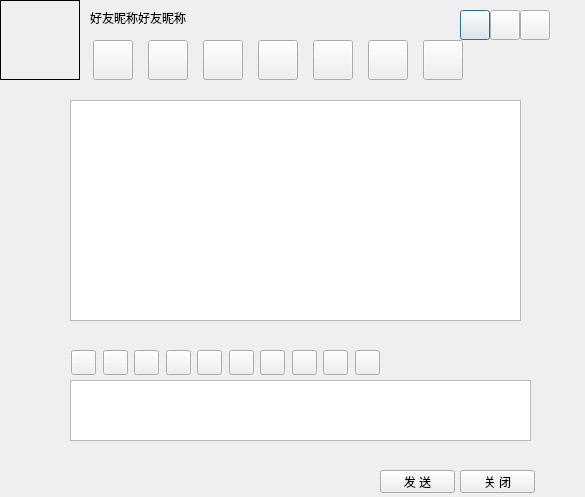
<?xml version="1.0" encoding="UTF-8"?>
<ui version="4.0">
 <class>ChatDialog</class>
 <widget class="QDialog" name="ChatDialog">
  <property name="geometry">
   <rect>
    <x>0</x>
    <y>0</y>
    <width>585</width>
    <height>497</height>
   </rect>
  </property>
  <property name="windowTitle">
   <string>Dialog</string>
  </property>
  <property name="styleSheet">
   <string notr="true">border-image: url(:/login/Resources/background2.png);</string>
  </property>
  <widget class="QPushButton" name="pushButton_Setting">
   <property name="geometry">
    <rect>
     <x>460</x>
     <y>10</y>
     <width>30</width>
     <height>30</height>
    </rect>
   </property>
   <property name="styleSheet">
    <string notr="true">border-image: url(:/login/Resources/tool.png);</string>
   </property>
   <property name="text">
    <string/>
   </property>
  </widget>
  <widget class="QPushButton" name="pushButton_Minisize">
   <property name="geometry">
    <rect>
     <x>490</x>
     <y>10</y>
     <width>30</width>
     <height>30</height>
    </rect>
   </property>
   <property name="styleSheet">
    <string notr="true">border-image: url(:/systoolbar/Resources/SysToolBar/sys_mini.png);</string>
   </property>
   <property name="text">
    <string/>
   </property>
  </widget>
  <widget class="QPushButton" name="pushButton_Close">
   <property name="geometry">
    <rect>
     <x>520</x>
     <y>10</y>
     <width>30</width>
     <height>30</height>
    </rect>
   </property>
   <property name="styleSheet">
    <string notr="true">border-image: url(:/systoolbar/Resources/SysToolBar/sys_close.png);</string>
   </property>
   <property name="text">
    <string/>
   </property>
  </widget>
  <widget class="QLabel" name="label">
   <property name="geometry">
    <rect>
     <x>0</x>
     <y>0</y>
     <width>80</width>
     <height>80</height>
    </rect>
   </property>
   <property name="styleSheet">
    <string notr="true"/>
   </property>
   <property name="frameShape">
    <enum>QFrame::Box</enum>
   </property>
   <property name="text">
    <string/>
   </property>
  </widget>
  <widget class="QWidget" name="widget" native="true">
   <property name="geometry">
    <rect>
     <x>20</x>
     <y>70</y>
     <width>541</width>
     <height>281</height>
    </rect>
   </property>
   <widget class="QTextBrowser" name="textBrowser_msgList">
    <property name="geometry">
     <rect>
      <x>50</x>
      <y>30</y>
      <width>451</width>
      <height>221</height>
     </rect>
    </property>
    <property name="styleSheet">
     <string notr="true">border-image: url(:/login/Resources/nothing.png);</string>
    </property>
   </widget>
  </widget>
  <widget class="QWidget" name="widget_2" native="true">
   <property name="geometry">
    <rect>
     <x>20</x>
     <y>330</y>
     <width>541</width>
     <height>141</height>
    </rect>
   </property>
   <widget class="QPlainTextEdit" name="plainTextEdit_editor">
    <property name="geometry">
     <rect>
      <x>50</x>
      <y>50</y>
      <width>461</width>
      <height>61</height>
     </rect>
    </property>
    <property name="styleSheet">
     <string notr="true">border-image: url(:/login/Resources/nothing.png);</string>
    </property>
   </widget>
   <widget class="QPushButton" name="pushButton_10">
    <property name="geometry">
     <rect>
      <x>51</x>
      <y>20</y>
      <width>25</width>
      <height>25</height>
     </rect>
    </property>
    <property name="styleSheet">
     <string notr="true">border-image: url(:/chatmidtool/Resources/MidToolBar/aio_quickbar_font.png);</string>
    </property>
    <property name="text">
     <string/>
    </property>
   </widget>
   <widget class="QPushButton" name="pushButton_14">
    <property name="geometry">
     <rect>
      <x>146</x>
      <y>20</y>
      <width>25</width>
      <height>25</height>
     </rect>
    </property>
    <property name="styleSheet">
     <string notr="true">border-image: url(:/chatmidtool/Resources/MidToolBar/tour_sign_16.png);</string>
    </property>
    <property name="text">
     <string/>
    </property>
   </widget>
   <widget class="QPushButton" name="pushButton_11">
    <property name="geometry">
     <rect>
      <x>83</x>
      <y>20</y>
      <width>25</width>
      <height>25</height>
     </rect>
    </property>
    <property name="styleSheet">
     <string notr="true">border-image: url(:/chatmidtool/Resources/MidToolBar/aio_quickbar_face.png);</string>
    </property>
    <property name="text">
     <string/>
    </property>
   </widget>
   <widget class="QPushButton" name="pushButton_12">
    <property name="geometry">
     <rect>
      <x>114</x>
      <y>20</y>
      <width>25</width>
      <height>25</height>
     </rect>
    </property>
    <property name="styleSheet">
     <string notr="true">border-image: url(:/chatmidtool/Resources/MidToolBar/aio_quickbar_richface.png);</string>
    </property>
    <property name="text">
     <string/>
    </property>
   </widget>
   <widget class="QPushButton" name="pushButton_15">
    <property name="geometry">
     <rect>
      <x>209</x>
      <y>20</y>
      <width>25</width>
      <height>25</height>
     </rect>
    </property>
    <property name="styleSheet">
     <string notr="true">border-image: url(:/chatmidtool/Resources/MidToolBar/aio_quickbar_sendpic.png);</string>
    </property>
    <property name="text">
     <string/>
    </property>
   </widget>
   <widget class="QPushButton" name="pushButton_13">
    <property name="geometry">
     <rect>
      <x>177</x>
      <y>20</y>
      <width>25</width>
      <height>25</height>
     </rect>
    </property>
    <property name="styleSheet">
     <string notr="true">border-image: url(:/chatmidtool/Resources/MidToolBar/aio_quickbar_screen1.png);</string>
    </property>
    <property name="text">
     <string/>
    </property>
   </widget>
   <widget class="QPushButton" name="pushButton_17">
    <property name="geometry">
     <rect>
      <x>272</x>
      <y>20</y>
      <width>25</width>
      <height>25</height>
     </rect>
    </property>
    <property name="styleSheet">
     <string notr="true">border-image: url(:/chatmidtool/Resources/MidToolBar/aio_quickbar_cut.png);</string>
    </property>
    <property name="text">
     <string/>
    </property>
   </widget>
   <widget class="QPushButton" name="pushButton_16">
    <property name="geometry">
     <rect>
      <x>240</x>
      <y>20</y>
      <width>25</width>
      <height>25</height>
     </rect>
    </property>
    <property name="styleSheet">
     <string notr="true">border-image: url(:/chatmidtool/Resources/MidToolBar/musicsharebtn20.png);</string>
    </property>
    <property name="text">
     <string/>
    </property>
   </widget>
   <widget class="QPushButton" name="pushButton_19">
    <property name="geometry">
     <rect>
      <x>335</x>
      <y>20</y>
      <width>25</width>
      <height>25</height>
     </rect>
    </property>
    <property name="styleSheet">
     <string notr="true">border-image: url(:/chatmidtool/Resources/MidToolBar/present.png);</string>
    </property>
    <property name="text">
     <string/>
    </property>
   </widget>
   <widget class="QPushButton" name="pushButton_18">
    <property name="geometry">
     <rect>
      <x>303</x>
      <y>20</y>
      <width>25</width>
      <height>25</height>
     </rect>
    </property>
    <property name="styleSheet">
     <string notr="true">border-image: url(:/chatmidtool/Resources/MidToolBar/QQIme.png);</string>
    </property>
    <property name="text">
     <string/>
    </property>
   </widget>
  </widget>
  <widget class="QPushButton" name="pushButton_sendMsg">
   <property name="geometry">
    <rect>
     <x>380</x>
     <y>470</y>
     <width>75</width>
     <height>23</height>
    </rect>
   </property>
   <property name="text">
    <string>发 送</string>
   </property>
  </widget>
  <widget class="QPushButton" name="pushButton_Close_2">
   <property name="geometry">
    <rect>
     <x>460</x>
     <y>470</y>
     <width>75</width>
     <height>23</height>
    </rect>
   </property>
   <property name="text">
    <string>关 闭</string>
   </property>
  </widget>
  <widget class="QLabel" name="label_mainname">
   <property name="geometry">
    <rect>
     <x>90</x>
     <y>10</y>
     <width>131</width>
     <height>16</height>
    </rect>
   </property>
   <property name="styleSheet">
    <string notr="true">border-image: url(:/login/Resources/nothing.png);</string>
   </property>
   <property name="text">
    <string>好友昵称好友昵称</string>
   </property>
  </widget>
  <widget class="QPushButton" name="pushButton_3">
   <property name="geometry">
    <rect>
     <x>93</x>
     <y>40</y>
     <width>40</width>
     <height>40</height>
    </rect>
   </property>
   <property name="styleSheet">
    <string notr="true">border-image: url(:/chattool/Resources/BuddyTopToolBar/video.png);</string>
   </property>
   <property name="text">
    <string/>
   </property>
  </widget>
  <widget class="QPushButton" name="pushButton_4">
   <property name="geometry">
    <rect>
     <x>148</x>
     <y>40</y>
     <width>40</width>
     <height>40</height>
    </rect>
   </property>
   <property name="styleSheet">
    <string notr="true">border-image: url(:/chattool/Resources/BuddyTopToolBar/audio.png);</string>
   </property>
   <property name="text">
    <string/>
   </property>
  </widget>
  <widget class="QPushButton" name="pushButton_5">
   <property name="geometry">
    <rect>
     <x>203</x>
     <y>40</y>
     <width>40</width>
     <height>40</height>
    </rect>
   </property>
   <property name="styleSheet">
    <string notr="true">border-image: url(:/chattool/Resources/BuddyTopToolBar/sendfile.png);</string>
   </property>
   <property name="text">
    <string/>
   </property>
  </widget>
  <widget class="QPushButton" name="pushButton_6">
   <property name="geometry">
    <rect>
     <x>258</x>
     <y>40</y>
     <width>40</width>
     <height>40</height>
    </rect>
   </property>
   <property name="styleSheet">
    <string notr="true">border-image: url(:/chattool/Resources/BuddyTopToolBar/create_disc_group.png);</string>
   </property>
   <property name="text">
    <string/>
   </property>
  </widget>
  <widget class="QPushButton" name="pushButton_7">
   <property name="geometry">
    <rect>
     <x>313</x>
     <y>40</y>
     <width>40</width>
     <height>40</height>
    </rect>
   </property>
   <property name="styleSheet">
    <string notr="true">border-image: url(:/chattool/Resources/BuddyTopToolBar/report.png);</string>
   </property>
   <property name="text">
    <string/>
   </property>
  </widget>
  <widget class="QPushButton" name="pushButton_8">
   <property name="geometry">
    <rect>
     <x>368</x>
     <y>40</y>
     <width>40</width>
     <height>40</height>
    </rect>
   </property>
   <property name="styleSheet">
    <string notr="true">border-image: url(:/chattool/Resources/BuddyTopToolBar/game.png);</string>
   </property>
   <property name="text">
    <string/>
   </property>
  </widget>
  <widget class="QPushButton" name="pushButton_9">
   <property name="geometry">
    <rect>
     <x>423</x>
     <y>40</y>
     <width>40</width>
     <height>40</height>
    </rect>
   </property>
   <property name="styleSheet">
    <string notr="true">border-image: url(:/chattool/Resources/BuddyTopToolBar/app.png);</string>
   </property>
   <property name="text">
    <string/>
   </property>
  </widget>
 </widget>
 <resources/>
 <connections/>
</ui>
